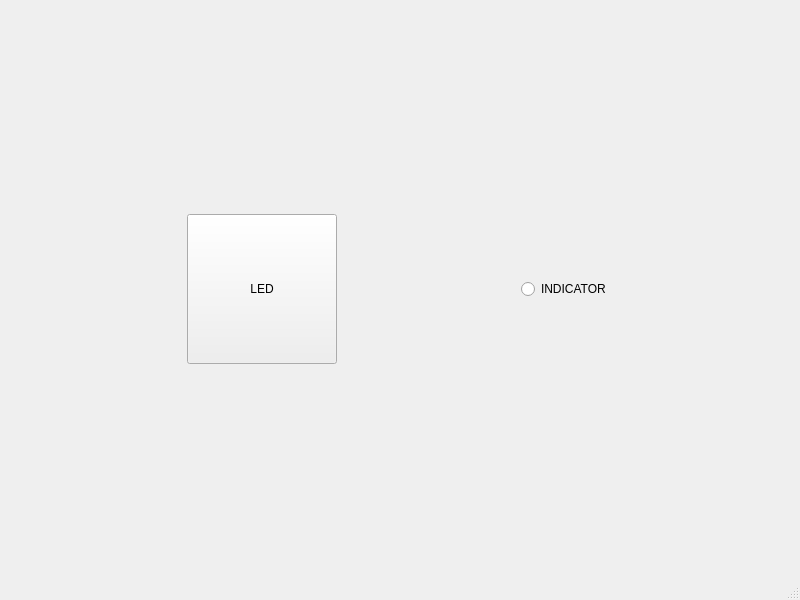
<?xml version="1.0" encoding="UTF-8"?>
<ui version="4.0">
 <class>MainWindow</class>
 <widget class="QMainWindow" name="MainWindow">
  <property name="geometry">
   <rect>
    <x>0</x>
    <y>0</y>
    <width>800</width>
    <height>600</height>
   </rect>
  </property>
  <property name="windowTitle">
   <string>MainWindow</string>
  </property>
  <widget class="QWidget" name="centralwidget">
   <layout class="QGridLayout" name="gridLayout">
    <item row="0" column="0">
     <widget class="QPushButton" name="LED">
      <property name="sizePolicy">
       <sizepolicy hsizetype="Fixed" vsizetype="Minimum">
        <horstretch>0</horstretch>
        <verstretch>0</verstretch>
       </sizepolicy>
      </property>
      <property name="minimumSize">
       <size>
        <width>150</width>
        <height>150</height>
       </size>
      </property>
      <property name="text">
       <string>LED</string>
      </property>
     </widget>
    </item>
    <item row="0" column="1">
     <widget class="QRadioButton" name="radioButton">
      <property name="sizePolicy">
       <sizepolicy hsizetype="Fixed" vsizetype="Fixed">
        <horstretch>0</horstretch>
        <verstretch>0</verstretch>
       </sizepolicy>
      </property>
      <property name="text">
       <string>INDICATOR</string>
      </property>
      <property name="checkable">
       <bool>false</bool>
      </property>
      <property name="checked">
       <bool>false</bool>
      </property>
      <property name="autoExclusive">
       <bool>false</bool>
      </property>
     </widget>
    </item>
   </layout>
  </widget>
  <widget class="QMenuBar" name="menubar">
   <property name="geometry">
    <rect>
     <x>0</x>
     <y>0</y>
     <width>800</width>
     <height>20</height>
    </rect>
   </property>
  </widget>
  <widget class="QStatusBar" name="statusbar"/>
 </widget>
 <resources/>
 <connections>
  <connection>
   <sender>LED</sender>
   <signal>clicked(bool)</signal>
   <receiver>radioButton</receiver>
   <slot>toggle()</slot>
   <hints>
    <hint type="sourcelabel">
     <x>160</x>
     <y>310</y>
    </hint>
    <hint type="destinationlabel">
     <x>277</x>
     <y>310</y>
    </hint>
   </hints>
  </connection>
 </connections>
</ui>
